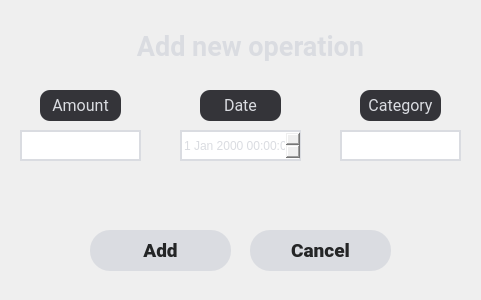
<?xml version="1.0" encoding="UTF-8"?>
<ui version="4.0">
 <class>OperationWindow</class>
 <widget class="QDialog" name="OperationWindow">
  <property name="geometry">
   <rect>
    <x>0</x>
    <y>0</y>
    <width>481</width>
    <height>300</height>
   </rect>
  </property>
  <property name="windowTitle">
   <string>Dialog</string>
  </property>
  <widget class="QLabel" name="label">
   <property name="geometry">
    <rect>
     <x>120</x>
     <y>30</y>
     <width>261</width>
     <height>31</height>
    </rect>
   </property>
   <property name="font">
    <font>
     <family>Roboto</family>
     <pointsize>20</pointsize>
     <weight>75</weight>
     <bold>true</bold>
    </font>
   </property>
   <property name="styleSheet">
    <string notr="true">color: #dadce1</string>
   </property>
   <property name="text">
    <string>&lt;html&gt;&lt;head/&gt;&lt;body&gt;&lt;p align=&quot;center&quot;&gt;Add new operation&lt;/p&gt;&lt;/body&gt;&lt;/html&gt;</string>
   </property>
  </widget>
  <widget class="QLabel" name="label_2">
   <property name="geometry">
    <rect>
     <x>40</x>
     <y>90</y>
     <width>81</width>
     <height>31</height>
    </rect>
   </property>
   <property name="font">
    <font>
     <family>Roboto</family>
     <pointsize>12</pointsize>
    </font>
   </property>
   <property name="styleSheet">
    <string notr="true">background-color: #343439;
border-radius: 10%;
color: #dadce1</string>
   </property>
   <property name="text">
    <string>&lt;html&gt;&lt;head/&gt;&lt;body&gt;&lt;p align=&quot;center&quot;&gt;Amount&lt;/p&gt;&lt;/body&gt;&lt;/html&gt;</string>
   </property>
  </widget>
  <widget class="QLabel" name="label_3">
   <property name="geometry">
    <rect>
     <x>200</x>
     <y>90</y>
     <width>81</width>
     <height>31</height>
    </rect>
   </property>
   <property name="font">
    <font>
     <family>Roboto</family>
     <pointsize>12</pointsize>
    </font>
   </property>
   <property name="styleSheet">
    <string notr="true">background-color: #343439;
border-radius: 10%;
color: #dadce1</string>
   </property>
   <property name="text">
    <string>&lt;html&gt;&lt;head/&gt;&lt;body&gt;&lt;p align=&quot;center&quot;&gt;Date&lt;/p&gt;&lt;/body&gt;&lt;/html&gt;</string>
   </property>
  </widget>
  <widget class="QLabel" name="label_4">
   <property name="geometry">
    <rect>
     <x>360</x>
     <y>90</y>
     <width>81</width>
     <height>31</height>
    </rect>
   </property>
   <property name="font">
    <font>
     <family>Roboto</family>
     <pointsize>12</pointsize>
    </font>
   </property>
   <property name="styleSheet">
    <string notr="true">background-color: #343439;
border-radius: 10%;
color: #dadce1</string>
   </property>
   <property name="text">
    <string>&lt;html&gt;&lt;head/&gt;&lt;body&gt;&lt;p align=&quot;center&quot;&gt;Category&lt;/p&gt;&lt;/body&gt;&lt;/html&gt;</string>
   </property>
  </widget>
  <widget class="QTextEdit" name="amountInput">
   <property name="geometry">
    <rect>
     <x>20</x>
     <y>130</y>
     <width>121</width>
     <height>31</height>
    </rect>
   </property>
   <property name="font">
    <font>
     <family>Roboto</family>
     <pointsize>10</pointsize>
    </font>
   </property>
   <property name="styleSheet">
    <string notr="true">border: 2px solid #dadce1;
color: #dadce1</string>
   </property>
  </widget>
  <widget class="QTextEdit" name="categoryInput">
   <property name="geometry">
    <rect>
     <x>340</x>
     <y>130</y>
     <width>121</width>
     <height>31</height>
    </rect>
   </property>
   <property name="font">
    <font>
     <family>Roboto</family>
     <pointsize>10</pointsize>
    </font>
   </property>
   <property name="styleSheet">
    <string notr="true">border: 2px solid #dadce1;
color: #dadce1</string>
   </property>
  </widget>
  <widget class="QPushButton" name="addOpBtn">
   <property name="geometry">
    <rect>
     <x>90</x>
     <y>230</y>
     <width>141</width>
     <height>41</height>
    </rect>
   </property>
   <property name="font">
    <font>
     <family>Roboto Black</family>
     <pointsize>14</pointsize>
     <weight>50</weight>
     <bold>false</bold>
    </font>
   </property>
   <property name="cursor">
    <cursorShape>PointingHandCursor</cursorShape>
   </property>
   <property name="styleSheet">
    <string notr="true">background-color:  #dadce1;
color: #242526;
border-radius: 20%




</string>
   </property>
   <property name="text">
    <string>Add</string>
   </property>
   <property name="icon">
    <iconset>
     <normaloff>add.png</normaloff>add.png</iconset>
   </property>
   <property name="iconSize">
    <size>
     <width>24</width>
     <height>24</height>
    </size>
   </property>
  </widget>
  <widget class="QPushButton" name="cancelOpBtn">
   <property name="geometry">
    <rect>
     <x>250</x>
     <y>230</y>
     <width>141</width>
     <height>41</height>
    </rect>
   </property>
   <property name="font">
    <font>
     <family>Roboto Black</family>
     <pointsize>14</pointsize>
     <weight>50</weight>
     <bold>false</bold>
    </font>
   </property>
   <property name="cursor">
    <cursorShape>PointingHandCursor</cursorShape>
   </property>
   <property name="styleSheet">
    <string notr="true">background-color:  #dadce1;
color: #242526;
border-radius: 20%




</string>
   </property>
   <property name="text">
    <string>Cancel</string>
   </property>
   <property name="icon">
    <iconset>
     <normaloff>x-mark.png</normaloff>x-mark.png</iconset>
   </property>
   <property name="iconSize">
    <size>
     <width>24</width>
     <height>24</height>
    </size>
   </property>
  </widget>
  <widget class="QDateTimeEdit" name="dateInput">
   <property name="geometry">
    <rect>
     <x>180</x>
     <y>130</y>
     <width>121</width>
     <height>31</height>
    </rect>
   </property>
   <property name="styleSheet">
    <string notr="true">border: 2px solid #dadce1;
color: #dadce1</string>
   </property>
  </widget>
 </widget>
 <resources/>
 <connections/>
</ui>
